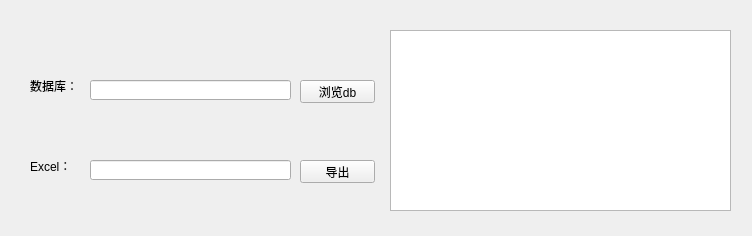
<?xml version="1.0" encoding="UTF-8"?>
<ui version="4.0">
 <class>dbexport</class>
 <widget class="QWidget" name="dbexport">
  <property name="geometry">
   <rect>
    <x>0</x>
    <y>0</y>
    <width>752</width>
    <height>236</height>
   </rect>
  </property>
  <property name="windowTitle">
   <string>DB-Excel</string>
  </property>
  <widget class="QLineEdit" name="le_db">
   <property name="geometry">
    <rect>
     <x>90</x>
     <y>80</y>
     <width>201</width>
     <height>20</height>
    </rect>
   </property>
  </widget>
  <widget class="QPushButton" name="pb_OpenDB">
   <property name="geometry">
    <rect>
     <x>300</x>
     <y>80</y>
     <width>75</width>
     <height>23</height>
    </rect>
   </property>
   <property name="text">
    <string>浏览db</string>
   </property>
  </widget>
  <widget class="QPushButton" name="pb_Export">
   <property name="geometry">
    <rect>
     <x>300</x>
     <y>160</y>
     <width>75</width>
     <height>23</height>
    </rect>
   </property>
   <property name="text">
    <string>导出</string>
   </property>
  </widget>
  <widget class="QLineEdit" name="le_excel">
   <property name="geometry">
    <rect>
     <x>90</x>
     <y>160</y>
     <width>201</width>
     <height>20</height>
    </rect>
   </property>
  </widget>
  <widget class="QLabel" name="label">
   <property name="geometry">
    <rect>
     <x>30</x>
     <y>80</y>
     <width>54</width>
     <height>12</height>
    </rect>
   </property>
   <property name="text">
    <string>数据库：</string>
   </property>
  </widget>
  <widget class="QLabel" name="label_2">
   <property name="geometry">
    <rect>
     <x>30</x>
     <y>160</y>
     <width>54</width>
     <height>12</height>
    </rect>
   </property>
   <property name="text">
    <string>Excel：</string>
   </property>
  </widget>
  <widget class="QTableView" name="tableView">
   <property name="geometry">
    <rect>
     <x>390</x>
     <y>30</y>
     <width>341</width>
     <height>181</height>
    </rect>
   </property>
  </widget>
  <widget class="QWidget" name="Optwidget" native="true">
   <property name="geometry">
    <rect>
     <x>279</x>
     <y>199</y>
     <width>71</width>
     <height>61</height>
    </rect>
   </property>
  </widget>
 </widget>
 <resources/>
 <connections/>
</ui>
